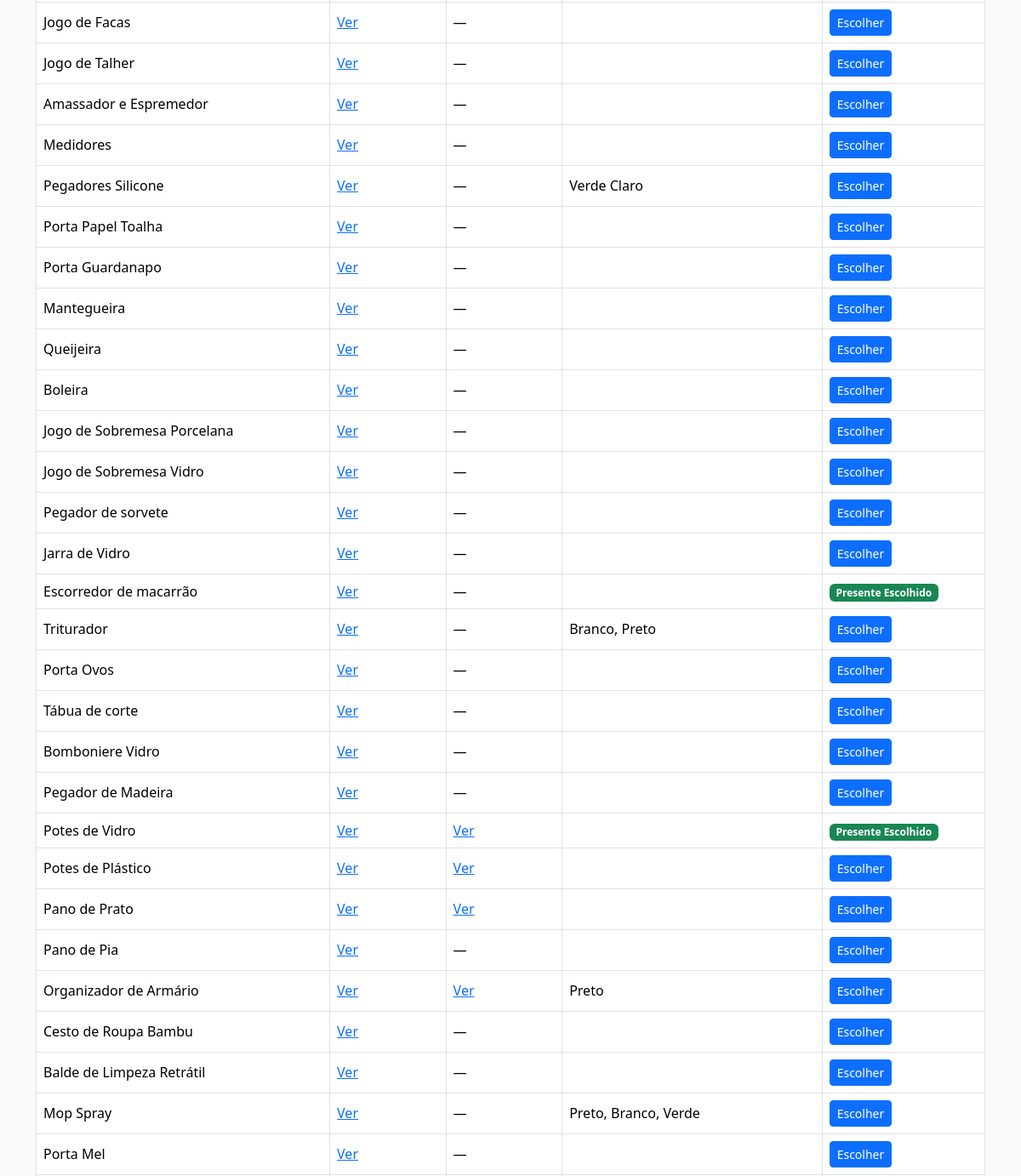
Before: / (middle part) with the older database file.
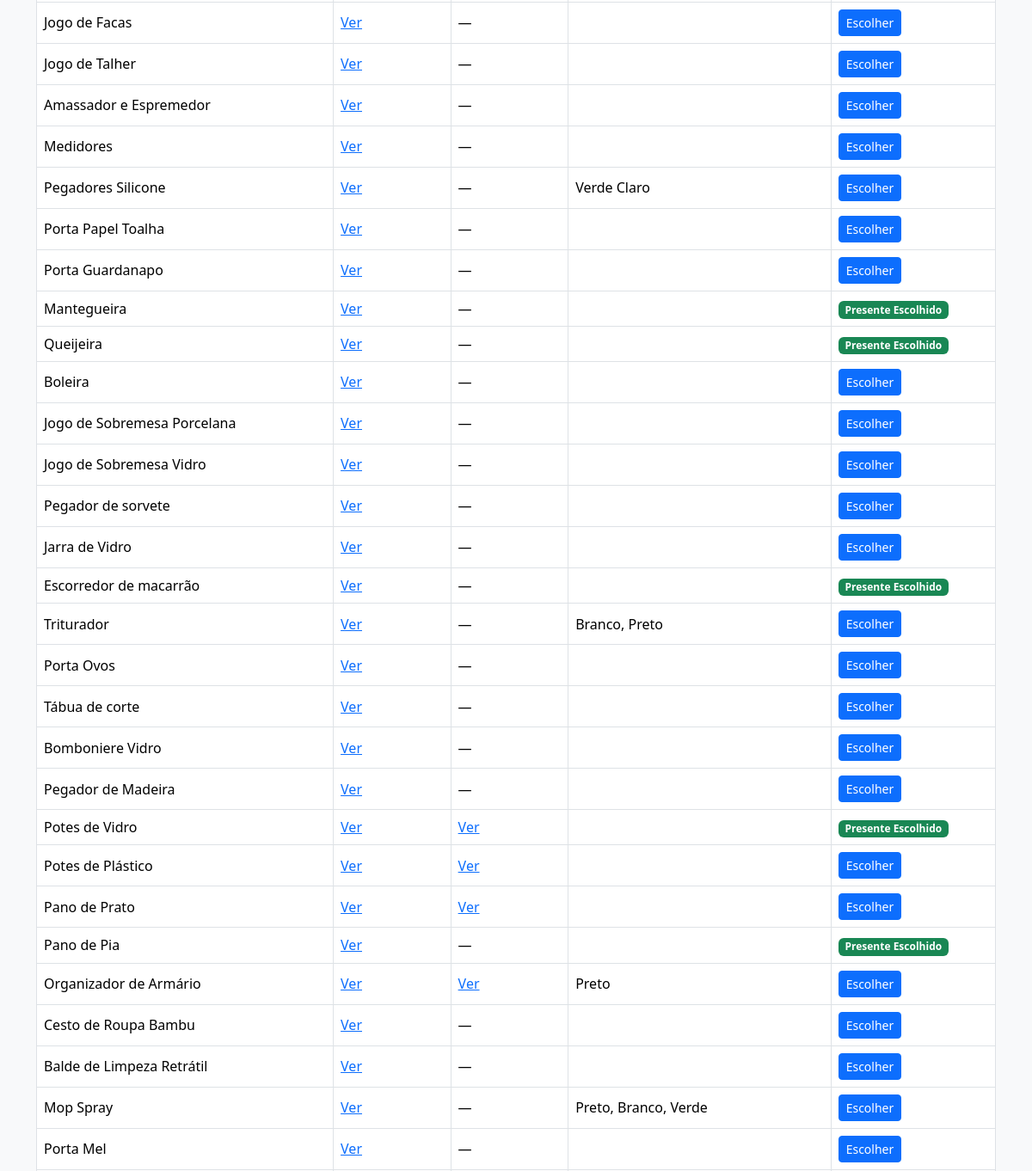
After: the same page with the newer database file.
### tables this page shows
CREATE TABLE presentes (
            id INTEGER PRIMARY KEY AUTOINCREMENT,
            presente TEXT,
            link1 TEXT,
            link2 TEXT,
            cores TEXT,
            escolhido_por TEXT
        );

### app.py (the view)
@app.route("/")
def index():
    is_admin = request.args.get("admin") == ADMIN_KEY
    conn = get_db()
    cursor = conn.cursor()
    cursor.execute("SELECT * FROM presentes")
    presentes = cursor.fetchall()
    conn.close()
    return render_template("index.html", presentes=presentes, is_admin=is_admin)

### app.py (called while the page is built)
def get_db():
    conn = sqlite3.connect(DB_PATH)
    conn.row_factory = sqlite3.Row
    return conn

### templates/index.html (shortened to what this page needs)
<!DOCTYPE html>
<html lang="pt-br">
<head>
    <link
      href="https://cdn.jsdelivr.net/npm/bootstrap@5.3.2/dist/css/bootstrap.min.css"
      rel="stylesheet"
    >
</head>
<body class="bg-light">
<div class="container mt-5">
    <div class="table-responsive">
        <table class="table table-bordered table-hover align-middle">
            <tbody>
            {% for item in presentes %}
                <tr>
                    <td>{{ item.presente }}</td>
                    <td>
                        {% if item.link1 %}
                            <a href="{{ item.link1 }}" target="_blank">Ver</a>
                        {% else %}
                            —
                        {% endif %}
                    </td>
                    <td>
                        {% if item.link2 %}
                            <a href="{{ item.link2 }}" target="_blank">Ver</a>
                        {% else %}
                            —
                        {% endif %}
                    </td>
                    <td>{{ item.cores }}</td>
                    <td>
                        {% if item.escolhido_por %}
                            <span class="badge bg-success">
                                Presente Escolhido
                            </span>
                        {% else %}
                            <button
                                class="btn btn-sm btn-primary"
                                data-bs-toggle="modal"
                                data-bs-target="#confirmModal{{ item.id }}"
                            >
                                Escolher
                            </button>
                        {% endif %}
                    </td>
                </tr>
            {% endfor %}
            </tbody>
        </table>
    </div>
</div>
</body>
</html>

Changed rows visible on the page:
changed presentes "Mantegueira": now shows "Presente Escolhido"; no longer shows "Escolher"
changed presentes "Queijeira": now shows "Presente Escolhido"; no longer shows "Escolher"
changed presentes "Pano de Pia": now shows "Presente Escolhido"; no longer shows "Escolher"
